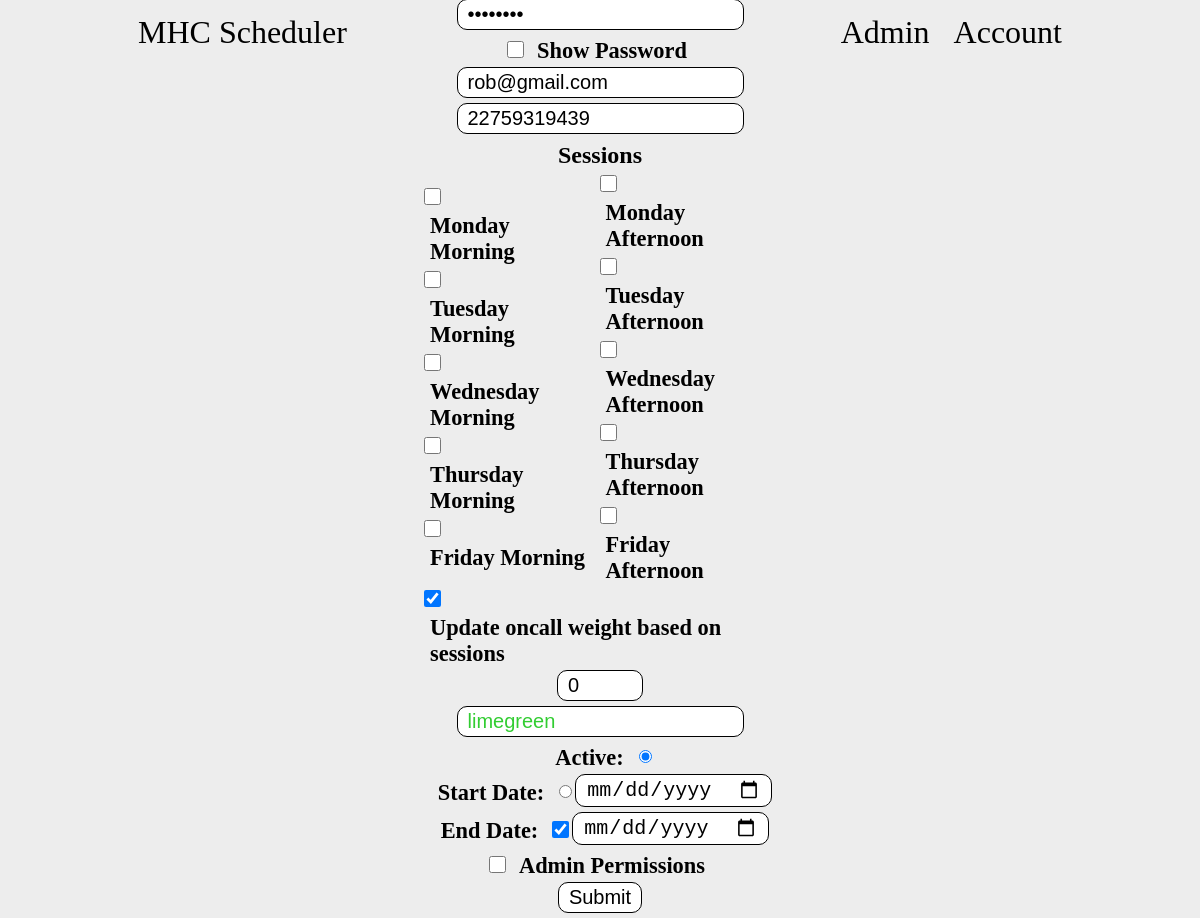
The app's page /editUser?id=2 with its own data.
### tables this page shows
CREATE TABLE people (id INTEGER NOT NULL, name varchar(255) NOT NULL, admin bool NOT NULL, diff int NOT NULL, password varchar(255), email varchar(255), number INTEGER, sessions bit(10), weight INTEGER, end_diff int, color varchar(255), active BOOL, activate_date varchar(255), finish_date varchar(255), PRIMARY KEY (id));

### app.py (the view, shortened to what this page needs)
@app.route("/editUser", methods=['GET', 'POST'])
def editUser():
    con = sqlite3.connect("main.db")
    con.row_factory = sqlite3.Row
    cur = con.cursor()
    if request.method == "POST":
        if not request.form.get("start") or not request.form.get("name") or not request.form.get("password") or not request.form.get("email") or not request.form.get("number") or not request.form.get("weight") or not request.form.get("color"):
            attackDetails = "Thie could be someone trying to alter the client code to complete the update user form without filling all fields"
            personId = session['user_id']
            cur.execute("INSERT INTO suspicious (person_id, timestamp, type, details) VALUES (?, datetime(), 2, ?)", (personId, attackDetails))
            con.commit()
            cur.close()
            return render_template('editUser.html', user=userData, sessionData=sessionData, warn="Not all fields were filled")
        if not request.form.get("new") and request.form.get("id"):
            userId = request.form.get("id")
        elif not request.form.get("new") and not request.form.get("id"):
            cur.execute("SELECT * FROM people WHERE id = ?;", (person_id,))
            row = cur.fetchone()
            userData = dict(row)
            attackDetails = "Thie could be someone trying to alter the client code to complete the update user form without filling all fields"
            personId = session['user_id']
            cur.execute("INSERT INTO suspicious (person_id, timestamp, type, details) VALUES (?, datetime(), 2, ?)", (personId, attackDetails))
            con.commit()
            cur.close()
            return render_template('editUser.html', user=userData, sessionData=sessionData, warn="Not all fields were filled")
        name = request.form.get("name")
        password = request.form.get("password")
        email = request.form.get("email")
        number = request.form.get("number")
        sessions = request.form.getlist("sessions")
        weight = int(request.form.get("weight"))
        color = request.form.get("color")
        start = request.form.get("start")
        weightAdd = 0
        admin = 0
        sessionsNumber = 0
        if request.form.get("updateWeight"):
            weight = 0
            weightAdd = 1
        if request.form.get("admin"):
            admin = 1
        if request.form.get("endDateCheck"):
            endDate = request.form.get("endDate")
        else:
            endDate = None
        if start == "date":
            active = 0
            startDate = request.form.get("startDate")
        else:
            active = 1
            startDate = None
        for i in range(len(sessions)):
            sessionsNumber += int(sessions[i])
            weight += weightAdd
        if request.form.get("new"): # Create new user
            con.row_factory = lambda cursor, row: row[0]
            listCur = con.cursor()
            listCur.execute("SELECT diff FROM people ORDER BY diff DESC LIMIT 1")
            highestDiff = listCur.fetchall()
            listCur.execute("SELECT end_diff FROM people ORDER BY end_diff DESC LIMIT 1")
            highestEndDiff = listCur.fetchall()
            cur.execute("INSERT INTO people (name, password, email, number, sessions, weight, admin, diff, end_diff, color, finish_date, active, activate_date, diff, end_diff) VALUES (?,?,?,?,?,?,?,0,0,?,?,?,?,?,?)", (name, password, email, number, sessionsNumber, weight, admin, color, endDate, active, startDate, highestDiff, highestEndDiff))
        else: # Edit user
            cur.execute("UPDATE people SET name = ?, password = ?, email = ?, number = ?, sessions = ?, weight = ?, admin = ?, color = ?, finish_date = ?, active = ?, activate_date = ? WHERE id = ?", (name, password, email, number, sessionsNumber, weight, admin, color, endDate, active, startDate, userId))
        con.commit()
        con.close()
        return redirect("./account?users=1")
    else:
        person_id = request.args.get("id")
        if person_id: # Check if fields are filled
            person_id = int(person_id)
            userData = 0
            sessionData = 0
            if person_id != 0:
                cur.execute("SELECT * FROM people WHERE id = ?;", (person_id,))
                row = cur.fetchone()
                userData = dict(row)
                con.close()
                sessionsNumber = userData['sessions']
                sessionData = {}
                daysValues = {"fa": 512, "fm": 256, "tha": 128, "thm": 64, "wa": 32, "wm": 16, "ta": 8, "tm": 4, "ma": 2, "mm": 1}
            return render_template('editUser.html', user=userData, sessionData=sessionData)
        else:
            return redirect("./account")

### app.py (called while the page is built)
@app.after_request
def add_header(response):
    response.headers["Cache-Control"] = "no-store, no-cache, must-revalidate, post-check=0, pre-check=0, max-age=0"
    response.headers["Pragma"] = "no-cache"
    response.headers["Expires"] = "0"
    return response

### templates/editUser.html (shortened to what this page needs)
{% extends "base.html" %}
{% block body %}
<nav>
    <a href="./">MHC Scheduler</a>
    <div>
        <a href="./account">Admin</a>
        <a href="./signin">Account</a>
    </div>
</nav>
<main class="editUser">
    {% if user == 0 %}
    <form action="./editUser?id=0" method="post" class="editUser">
        <p style="color:red; text-align: center; font-size: 1.5rem;">{{ warn }}</p>
        <input type="hidden" name="new" value="1">
        <input required autocomplete="off" type="text" name="name" placeholder="Name">
        <input required autocomplete="off" type="password" name="password" placeholder="Password"id="password">
        <span><input type="checkbox" name="showpassword" id="showPassword" onclick="togglePasswordVisibility()"><label for="showPassword">Show Password</label></span>
        <input required autocomplete="off" type="email" name="email" placeholder="Email">
        <input required autocomplete="off" type="number" name="number" placeholder="Phone Number">
        <h3>Sessions</h3>
        <div class="sessions">
            <div>
                <input type="checkbox" name="sessions" value="1" id="mm"><label for="mm">Monday Morning</label><br>
                <input type="checkbox" name="sessions" value="4" id="tm"><label for="tm">Tuesday Morning</label><br>
                <input type="checkbox" name="sessions" value="16" id="wm"><label for="wm">Wednesday Morning</label><br>
                <input type="checkbox" name="sessions" value="64" id="thm"><label for="thm">Thursday Morning</label><br>
                <input type="checkbox" name="sessions" value="256" id="fm"><label for="fm">Friday Morning</label><br>
            </div>
            <div>
                <input type="checkbox" name="sessions" value="2" id="ma"><label for="ma">Monday Afternoon</label><br>
                <input type="checkbox" name="sessions" value="8" id="ta"><label for="ta">Tuesday Afternoon</label><br>
                <input type="checkbox" name="sessions" value="32" id="wa"><label for="wa">Wednesday Afternoon</label><br>
                <input type="checkbox" name="sessions" value="128" id="tha"><label for="tha">Thursday Afternoon</label><br>
                <input type="checkbox" name="sessions" value="512" id="fa"><label for="fa">Friday Afternoon</label>
            </div>
        </div>
        <span><input checked type="checkbox" name="updateWeight" id="weight"><label for="weight">Update oncall weight based on sessions</label></span>
        <input required autocomplete="off" type="number" name="weight" min="0" max="10" step="1" placeholder="Oncall Weight (1-10)" value="0">
        <input required autocomplete="off" type="text" name="color" placeholder="HTML Color" id="colorInput">
        <div class="sessions">
            <label for="active">Start Now: </label>
            <input type="radio" name="start" value="now" id="active">
        </div>
        <div class="sessions">
            <label for="startDateCheck">Start Date: </label>
            <input type="radio" name="start" id="startDateCheck">
            <input type="date" name="startDate" value="date" placeholder="Start Date" id="DatePicker">
        </div>
        <div class="sessions">
            <label for="endDateCheck">End Date:  </label>
            <input type="checkbox" name="endDateCheck" id="endDateCheck">
            <input type="date" name="endDate" placeholder="Start Date" id="endDatePicker">
        </div>
        <span><input type="checkbox" name="admin" id="admin"><label for="admin">Admin Permissions</label></span>
        <input type="submit" value="Submit">
    {% else %}
    <form action="./editUser?id={{ user['id'] }}" method="post" class="editUser">
        <input required autocomplete="off" type="password" name="password" placeholder="Password" value="{{ user['password'] }}" id="password">
        <span><input type="checkbox" name="showpassword" id="showPassword" onclick="togglePasswordVisibility()"><label for="showPassword">Show Password</label></span>
        <input required autocomplete="off" type="email" name="email" placeholder="Email" value="{{ user['email'] }}">
        <input required autocomplete="off" type="number" name="number" placeholder="Phone Number" value="{{ user['number'] }}">
        <h3>Sessions</h3>
        <div class="sessions">
            <div>
                <input {{ sessionData['mm'] }} type="checkbox" name="sessions" value="1" id="mm"><label for="mm">Monday Morning</label><br>
                <input {{ sessionData['tm'] }} type="checkbox" name="sessions" value="4" id="tm"><label for="tm">Tuesday Morning</label><br>
                <input {{ sessionData['wm'] }} type="checkbox" name="sessions" value="16" id="wm"><label for="wm">Wednesday Morning</label><br>
                <input {{ sessionData['thm'] }} type="checkbox" name="sessions" value="64" id="thm"><label for="thm">Thursday Morning</label><br>
                <input {{ sessionData['fm'] }} type="checkbox" name="sessions" value="256" id="fm"><label for="fm">Friday Morning</label><br>
            </div>
            <div>
                <input {{ sessionData['ma'] }} type="checkbox" name="sessions" value="2" id="ma"><label for="ma">Monday Afternoon</label><br>
                <input {{ sessionData['ta'] }} type="checkbox" name="sessions" value="8" id="ta"><label for="ta">Tuesday Afternoon</label><br>
                <input {{ sessionData['wa'] }} type="checkbox" name="sessions" value="32" id="wa"><label for="wa">Wednesday Afternoon</label><br>
                <input {{ sessionData['tha'] }} type="checkbox" name="sessions" value="128" id="tha"><label for="tha">Thursday Afternoon</label><br>
                <input {{ sessionData['fa'] }} type="checkbox" name="sessions" value="512" id="fa"><label for="fa">Friday Afternoon</label>
            </div>
        </div>
        <span><input checked type="checkbox" name="updateWeight" id="weight"><label for="weight">Update oncall weight based on sessions</label></span>
        <input required autocomplete="off" type="number" name="weight" min="0" max="10" step="1" placeholder="Oncall Weight (1-10)" value="0">
        <input required autocomplete="off" type="text" name="color" placeholder="HTML Color" value="{{ user['color'] }}" id="colorInput">
        <div class="sessions">
            <label for="active">Active: </label>
            {% if user['active'] == 1 %}
            <input checked type="radio" name="start" value="now" id="active">
            {% else %}
            <input type="radio" name="start" value="now" id="active">
            {% endif %}
        </div>
        <div class="sessions">
            <label for="startDateCheck">Start Date: </label>
            {% if user['activate_date'] != None %}
            <input checked type="radio" name="start" id="startDateCheck">
            <input value="{{ user['activate_date'] }}" type="date" name="startDate" id="DatePicker">
            {% else %}
            <input type="radio" name="start" id="startDateCheck">
            <input type="date" name="startDate" id="DatePicker">
            {% endif %}
        </div>
        <div class="sessions">
            <label for="endDateCheck">End Date:  </label>
            {% if user['finish_date'] is defined %}
            <input checked type="checkbox" name="endDateCheck" id="endDateCheck">
            <input value="{{ user['finish_date'] }}" type="date" name="endDate" id="endDatePicker">
            {% else %}
            <input type="checkbox" name="endDateCheck" id="endDateCheck">
            <input type="date" name="endDate" placeholder="Start Date" id="endDatePicker">
            {% endif %}
        </div>
        {% if user['admin'] == 1 %}
        <span><input checked type="checkbox" name="admin" id="admin"><label for="admin">Admin Permissions</label></span>
        {% else %}
        <span><input type="checkbox" name="admin" id="admin"><label for="admin">Admin Permissions</label></span>
        {% endif %}
        <input type="submit" value="Submit">
    </form>
    {% endif %}
</main>
{% endblock %}

### static/main.css (style rules this page uses)
body { background-color: rgb(237, 237, 237); padding: 0 10%; }
main.editUser { display: flex; flex-direction: column; align-items: center; height: 90vh; }
nav { color: black; display: flex; flex-direction: row; justify-content: space-between; align-items: center; height: 6vh; }
.print, nav a { color: black; text-decoration: none; padding: 10px; font-size: 2rem; border-radius: 10px; }
label, select, input { display: inline-block; font-size: 1.25rem; padding: 3px 10px; border-radius: 10px; }
label { font-weight: bold; font-size: 1.4rem; }
select, input { background-color: white; border: 1px solid black; }
form { margin: 10px 0 20px 0; }
form input[type='checkbox'] { height: 17px; width: 17px; }
form.editUser { display: flex; flex-direction: column; justify-content: center; width: 30vw; margin: auto; }
form input { margin-bottom: 5px; }
form h3 { font-size: 1.5rem; margin: 3px; }
.sessions { display: flex; flex-direction: row; align-items: center; }
.editUser { display: flex; justify-content: center; align-items: center; }

### static/print.css (style rules this page uses)
nav, form, .print { display: none; }

### records on screen
people: email "rob@gmail.com", number "22759319439", color "limegreen"
